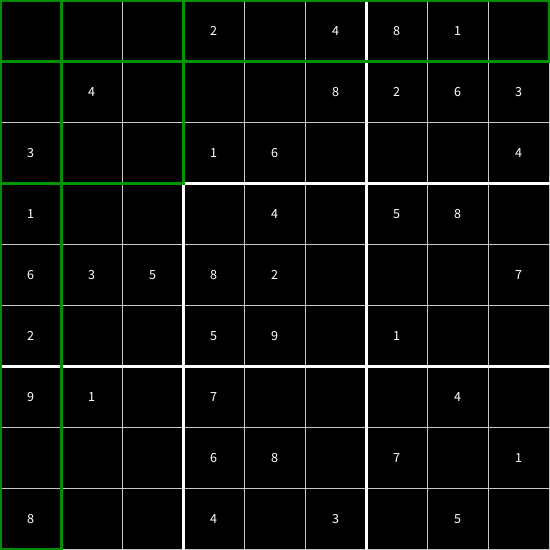
Frame 1 (no input)
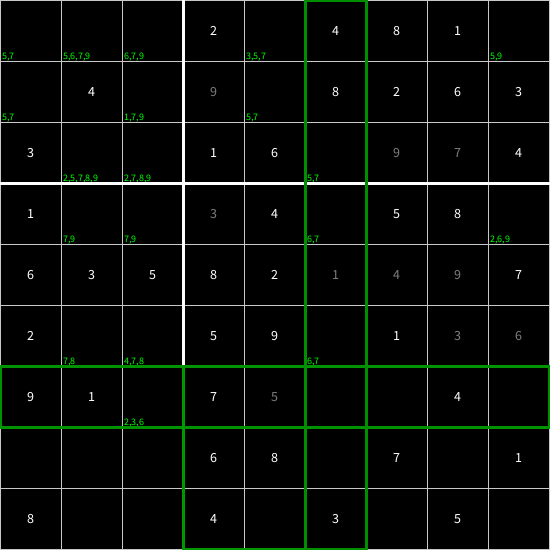
Frame 60 (the mouse pressed at the canvas centre just before this capture)
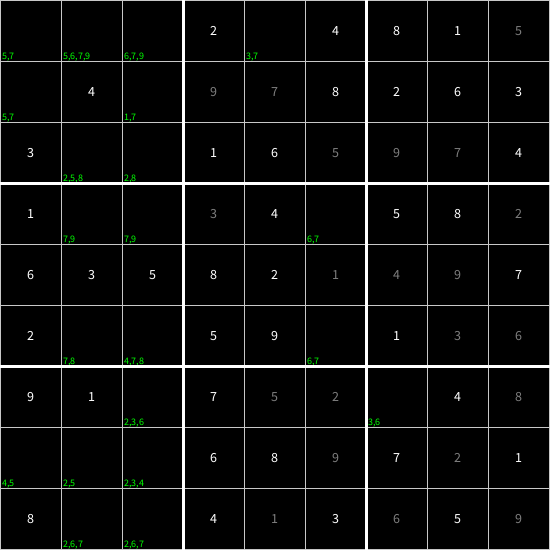
Frame 120 (the mouse held since frame 60 and released just before this capture)

The Processing sketch that drew these frames (run headless with seeded random() and noise(); from frame 60 on, the mouse is pressed at the canvas centre):

// Processing sketch: sodoku_solver
// ── sodoku_solver.pde
/*
  Author: @engineerish
 Description: A naive implementation of a Sodoku solver. It probably can't solve more complex puzzles.
 
 Algorithm:
 
 Looping
 Iterate all cells (starting from top left)
 Check if any of the number 1-9 fits in the cell (box/column/row doesn't contain the number)
 Add all numbers that fit as "reminders"
 If the cell only has one "reminder" number - write that number in the cell
 
 The application is written in such a way that you can visualize what the algorithm is currently doing.
 It's not optimized for speed (you could remove the visualization-aspect and remove some unnecessary iterations).
 Some low hanging fruit would perhaps to have a hash table of cells, to get rid of the constant array iteration.
 
 */

Cell[][] board = new Cell[9][9];

int cellSize;

boolean puzzleSolved = false;

void setup() {
  size(550, 550);

  cellSize = width / 9;

  /*
  int[][] boardLayout = {
   {0, 0, 0, 2, 6, 0, 7, 0, 1}, 
   {6, 8, 0, 0, 7, 0, 0, 9, 0}, 
   {1, 9, 0, 0, 0, 4, 5, 0, 0}, 
   {8, 2, 0, 1, 0, 0, 0, 4, 0}, 
   {0, 0, 4, 6, 0, 2, 9, 0, 0}, 
   {0, 5, 0, 0, 0, 3, 0, 2, 8}, 
   {0, 0, 9, 3, 0, 0, 0, 7, 4}, 
   {0, 4, 0, 0, 5, 0, 0, 3, 6}, 
   {7, 0, 3, 0, 1, 8, 0, 0, 0}
   };*/

  int[][] boardLayout = {
    {0, 0, 0, 2, 0, 4, 8, 1, 0}, 
    {0, 4, 0, 0, 0, 8, 2, 6, 3}, 
    {3, 0, 0, 1, 6, 0, 0, 0, 4}, 
    {1, 0, 0, 0, 4, 0, 5, 8, 0}, 
    {6, 3, 5, 8, 2, 0, 0, 0, 7}, 
    {2, 0, 0, 5, 9, 0, 1, 0, 0}, 
    {9, 1, 0, 7, 0, 0, 0, 4, 0}, 
    {0, 0, 0, 6, 8, 0, 7, 0, 1}, 
    {8, 0, 0, 4, 0, 3, 0, 5, 0}
  };

  for (int y = 0; y < 9; y++) {
    for (int x = 0; x < 9; x++) {
      board[y][x] = new Cell(boardLayout[y][x]);
    }
  }
}

class Cell {
  ArrayList<Integer> reminders = new ArrayList<Integer>();
  int value = 0;
  boolean dirty = false;
  public Cell(int value) {
    this.value = value;
  }
  
  void setValue(int value) {
    this.value = value;
    dirty = true;
    reminders.clear();
  }
}

void draw() {
  background(0);

  drawCurrentBoard(); // Draws the grid, cell values and cell reminders

  if (puzzleSolved) {
    println("Puzzle solved");
    noLoop();
  }

  solveTick(); // solveTick will run a solv step and draw what the algorithm is looking at
}


// Solve state... 0 = find all "maybes"
int state = 0;

// state 0 variables
int s0_x = 0;
int s0_y = 0;

int markIndentation = 1;

void solveTick() {
  markIndentation = 1;
  boolean checkDone = false;

  // Get the current cell
  Cell cell = board[s0_y][s0_x];

  if (cell.value == 0) {
    cell.reminders.clear(); // Clear any reminders that's currently in the cell
    markCell(s0_y, s0_x);

    for (int i = 1; i < 10; i++) {
      markBox(floor(s0_y / 3), floor(s0_x / 3));
      markRow(s0_y);
      markColumn(s0_x);

      // Could cell contain value "i"?
      if (!boxHas(floor(s0_y / 3), floor(s0_x / 3), i) && !rowHas(s0_y, i) && !columnHas(s0_x, i)) {
        cell.reminders.add(i);
      }
    }

    // If we only have 1 reminder (only one possible number), set the cell value
    if (cell.reminders.size() == 1) {
      checkDone = true;  // Since we've changed the board - run the "solved?"-logic

      cell.setValue(cell.reminders.get(0));
    }
  }

  // Progress to next cell
  if (++s0_x == 9) {
    s0_x = 0;
    // Progress to next row
    if (++s0_y == 9) {
      // Restart
      s0_x = 0;
      s0_y = 0;
    }
  }

  if (checkDone) {
    // Check if done
    boolean done = true;
    for (int y = 0; y < 9; y++) {
      for (int x = 0; x < 9; x++) {
        if (board[y][x].value == 0) {
          done = false;
          break;
        }
        if (!done) {
          break;
        }
      }
    }

    puzzleSolved = done;
  }
}

// Returns true if a box (3x3) contains a certain value
boolean boxHas(int y, int x, int value) {
  for (int bY = 0; bY < 3; bY++) {
    for (int bX = 0; bX < 3; bX++) {
      if (board[y * 3 + bY][x * 3 + bX].value == value) {
        return true;
      }
    }
  }
  return false;
}

// Returns true if a row contains a certain value
boolean rowHas(int y, int value) {
  for (Cell row : board[y]) {
    if (row.value == value) {
      return true;
    }
  }
  return false;
}

// Returns true if a column contains a certain value
boolean columnHas(int x, int value) {
  for (int y = 0; y < 9; y++) {
    if (board[y][x].value == value) {
      return true;
    }
  }
  return false;
}

// Draws the board
void drawCurrentBoard() {
  // Draw thin lines around cells and print their values/reminders
  stroke(200);
  strokeWeight(1);
  noFill();
  for (int y = 0; y < 9; y++) {
    for (int x = 0; x < 9; x++) {
      noFill();
      rect(x * cellSize, y * cellSize, cellSize, cellSize);

      if (board[y][x].value > 0) { // Print the value
        textSize(14);
        fill(board[y][x].dirty ? 125 : 255);
        text("" + board[y][x].value, x * cellSize + cellSize / 2 - 3, y * cellSize + cellSize / 2 + 5);
      } else if (board[y][x].reminders.size() > 0) { // No value - print the reminders
        fill(0, 255, 0);
        textSize(10);
        String reminderString = "";
        for (Integer reminder : board[y][x].reminders) {
          reminderString += reminder + ",";
        }
        reminderString = reminderString.substring(0, reminderString.length() - 1); // Drop the last ", "

        text(reminderString, x * cellSize + 2, y * cellSize + cellSize - 2);
      }
    }
  }

  // Draw think lines to highlight boxes
  stroke(255);
  strokeWeight(3);
  for (int i = 1; i < 3; i++) {
    line(i * cellSize * 3, 0, i * cellSize * 3, cellSize * 9);
    line(0, i * cellSize * 3, i * cellSize * 9, i * cellSize * 3);
  }
}
// ── board_painting.pde
void markCell(int y, int x) {
  markCells(y, x, 1, 1);
}

void markBox(int y, int x) {
  markCells(y * 3, x * 3, 3, 3);
}

void markColumn(int x) {
  markCells(0, x, 9, 1);
}

void markRow(int y) {
  markCells(y, 0, 1, 9);
}

void markCells(int y, int x, int numVertical, int numHorizonal) {
  noFill();
  stroke(0, 255 - (markIndentation * 4), 0);
  strokeWeight(3);
  rect(x * cellSize, y * cellSize, numHorizonal * cellSize, numVertical * cellSize);

  markIndentation++;
}
